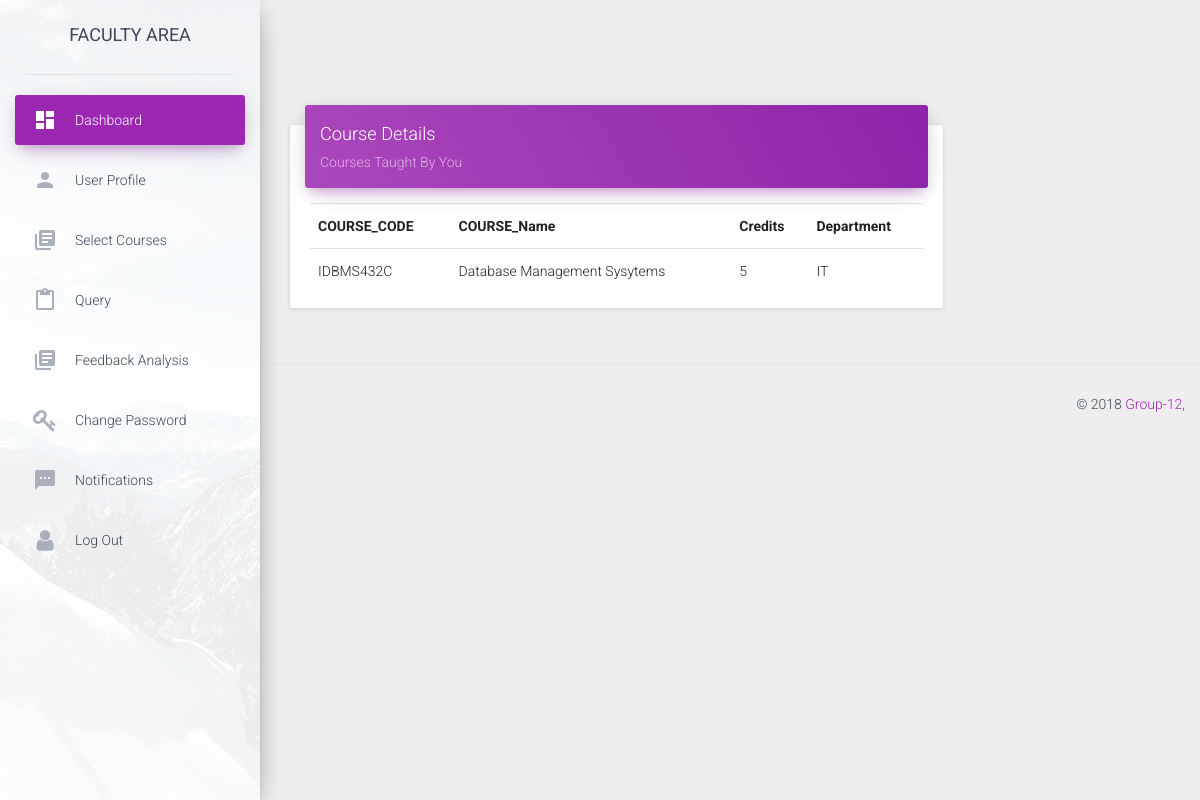
Screenshot of /facultydashboard/ranj (signed in) with the database file from the repository.
### app.py (models this page shows)
class courses(db.Model):
	__tablename__ = 'courses'
	column_display_pk = True
	course_code = db.Column(db.String(20), primary_key=True)
	course_name = db.Column(db.String(40))
	credits = db.Column(db.Integer)
	semester = db.Column(db.Integer)
	department = db.Column(db.String(40))

### app.py (the view)
@app.route('/facultydashboard/<id>')
def facultydashboard(id):
	global current,type1
	if session.get('logged_in') and id == current:
		conn = sqlite3.connect('students.sqlite3')
		cur = conn.cursor()
		cur.execute("SELECT * FROM users WHERE username = (?)",(id,))
		users = cur.fetchone()
		cur.execute("SELECT courses.course_code,course_name,credits,department FROM users_courses,courses WHERE useremail = (?) and users_courses.course_code = courses.course_code",(id+"@iiita.ac.in",))
		courses = cur.fetchall()
		print (users)
		print (courses)
		cur = conn.cursor()
		cur.execute("SELECT * FROM query WHERE useremail = (?) and seen = (?) and reply_to_query!=(?)",(id+"@iiita.ac.in",0,"None",))
		notifications = cur.fetchall()
		if notifications==[]:
			notifications=None
		conn.close()
		return render_template("facultydashboard.html",type1=type1,users=users,notifications=notifications,courses = courses)
	return redirect(url_for('login'))

### templates/facultydashboard.html (shortened to what this page needs)
<!doctype html>
<html lang="en">
<head>
    <link href="../static/css/bootstrap.min.css" rel="stylesheet" />
    <link href="../static/css/material-dashboard.css?v=1.2.0" rel="stylesheet" />
    <link href="../static/css/demo.css" rel="stylesheet" />
    <link href="http://maxcdn.bootstrapcdn.com/font-awesome/latest/css/font-awesome.min.css" rel="stylesheet">
</head>
<body>
	<div class="wrapper">
        <div class="sidebar" data-color="purple" data-image="../assets/img/sidebar-1.jpg">
            <div class="logo">
                <label class="simple-text">
                    FACULTY AREA
                </label>
            </div>
            <div class="sidebar-wrapper">
                <ul class="nav">
                     <li class="active">
                        <a href="{{url_for('facultydashboard',id=users[1])}}">
                            <i class="material-icons">dashboard</i>
                            <p>Dashboard</p>
                        </a>
                    </li>
                    <li>
                        <a href="{{url_for('profile',id=users[1])}}">
                            <i class="material-icons">person</i>
                            <p>User Profile</p>
                        </a>
                    </li>
                    <li>
                        <a href="{{url_for('courses')}}">
                            <i class="material-icons">library_books</i>
                            <p>Select Courses</p>
                        </a>
                    </li>
                    <li>
                        <a href="{{url_for('query')}}">
                            <i class="material-icons">content_paste</i>
                            <p>Query</p>
                        </a>
                    </li>
                    <li>
                        <a href="{{url_for('feedbackanalysis')}}">
                            <i class="material-icons">library_books</i>
                            <p>Feedback Analysis</p>
                        </a>
                    </li>
            <li>
                        <a href="{{url_for('change_password',id=users[1])}}">
                            <i class="fa fa-key"></i>
                            <p>Change Password</p>
                        </a>
                    </li>
            <li>
                        <a href="{{url_for('notifications')}}">
                            <i class="material-icons">sms</i>
                            <p>Notifications</p>
                        </a>
                    </li>
                    <li>
                        <a href="{{url_for('logout')}}">
                            <i class="fa fa-user"></i>
                            <p>Log Out</p>
                        </a>
                    </li>
                </ul>
            </div>
        </div>
        <div class="main-panel">
            <div class="content">
                <div class="container-fluid">
                    <div class="row">
                        <div class="col-md-9">
                            <div class="card">
                                <div class="card-header" data-background-color="purple">
                                    <h4 class="title">Course Details</h4>
                                    <p class="category">Courses Taught By You</p>
                                </div>
                                <div class="card-content table-responsive">
                                    <table class="table">
                                          <tr>
                                            <th>COURSE_CODE</th>
                                            <th>COURSE_Name</th>
                                            <th>Credits</th>
                                            <th>Department</th>
                                          </tr>
                                            {% for item in courses %}
                                            <tr>
                                                <td>{{item[0]}}</td>
                                                <td>{{item[1]}}</td>
                                                <td>{{item[2]}}</td>
                                                <td>{{item[3]}}</td>
                                            </tr>
                                            {% endfor %}
                                    </table>
                                </div>
                            </div>
                        </div>
                    </div>
                </div>
            </div>
            <footer class="footer">
                <div class="container-fluid">
                    <p class="copyright pull-right">
                        &copy;
                        <a href="./facultydashboard.html">Group-12</a>,
                    </p>
                </div>
            </footer>
        </div>
    </div>
	</body>
</html>

### rows the page displays
courses: course_code "IDBMS432C", course_name "Database Management Sysytems", credits "5", department "IT"
